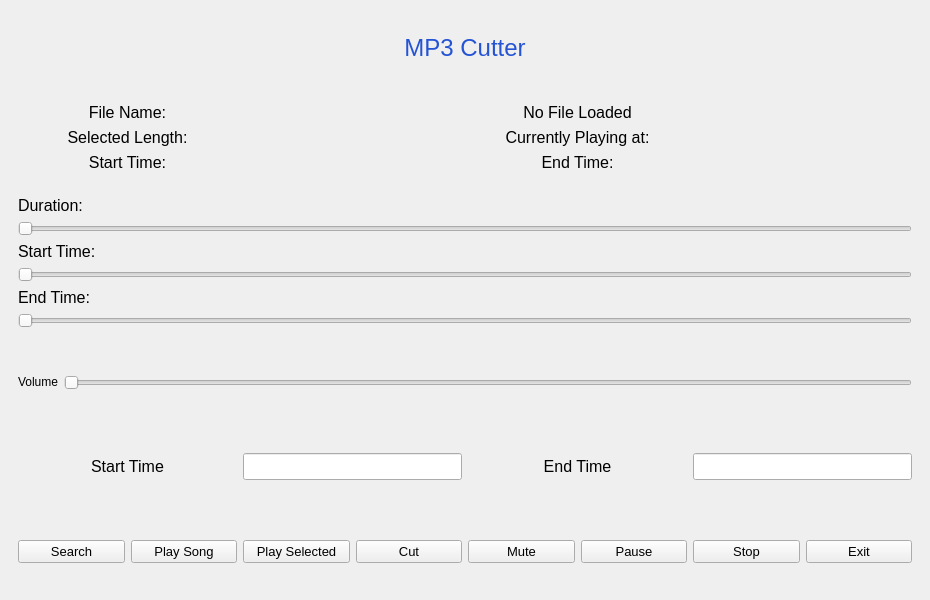
<?xml version="1.0" encoding="UTF-8"?>
<ui version="4.0">
 <class>MainWindow</class>
 <widget class="QMainWindow" name="MainWindow">
  <property name="geometry">
   <rect>
    <x>0</x>
    <y>0</y>
    <width>930</width>
    <height>600</height>
   </rect>
  </property>
  <property name="windowTitle">
   <string>MainWindow</string>
  </property>
  <widget class="QWidget" name="centralwidget">
   <property name="styleSheet">
    <string notr="true">QWidget#centralwidget {
background-image: url(D:/Python/MP3App/app/resources/icons/Hills.jpg); /* Set the background image here */
background-repeat: no-repeat;
background-position: center;
background-size: cover;
}

QPushButton:hover {
background-color: rgba(255, 255, 255, 0.1); /* Slight highlight on hover */
}

QPushButton:pressed {
background-color: rgba(255, 255, 255, 0.2); /* Slightly more visible when pressed */
}

QLabel, QLineEdit, QPushButton { color: rgba(255, 255, 255, 1);background-color: transparent;
border: none;
 }&quot;)
</string>
   </property>
   <layout class="QVBoxLayout" name="verticalLayout_2">
    <item>
     <widget class="QWidget" name="widget_4" native="true">
      <property name="minimumSize">
       <size>
        <width>784</width>
        <height>58</height>
       </size>
      </property>
      <layout class="QHBoxLayout" name="horizontalLayout_2">
       <item>
        <spacer name="horizontalSpacer">
         <property name="orientation">
          <enum>Qt::Horizontal</enum>
         </property>
         <property name="sizeHint" stdset="0">
          <size>
           <width>346</width>
           <height>20</height>
          </size>
         </property>
        </spacer>
       </item>
       <item>
        <widget class="QLabel" name="label">
         <property name="text">
          <string>&lt;html&gt;&lt;head/&gt;&lt;body&gt;&lt;p align=&quot;center&quot;&gt;&lt;span style=&quot; font-size:18pt; color:#2453d4;&quot;&gt;MP3 Cutter&lt;/span&gt;&lt;/p&gt;&lt;/body&gt;&lt;/html&gt;</string>
         </property>
        </widget>
       </item>
       <item>
        <spacer name="horizontalSpacer_6">
         <property name="orientation">
          <enum>Qt::Horizontal</enum>
         </property>
         <property name="sizeHint" stdset="0">
          <size>
           <width>346</width>
           <height>20</height>
          </size>
         </property>
        </spacer>
       </item>
      </layout>
     </widget>
    </item>
    <item>
     <widget class="QWidget" name="widget" native="true">
      <property name="minimumSize">
       <size>
        <width>784</width>
        <height>46</height>
       </size>
      </property>
      <property name="styleSheet">
       <string notr="true">QLabel {
background-color: transparent;
border: none;
color: rgb(0, 0, 0);
}</string>
      </property>
      <layout class="QGridLayout" name="gridLayout">
       <item row="0" column="0">
        <widget class="QLabel" name="label_3">
         <property name="text">
          <string>&lt;html&gt;&lt;head/&gt;&lt;body&gt;&lt;p align=&quot;center&quot;&gt;&lt;span style=&quot; font-size:12pt;&quot;&gt;File Name:&lt;/span&gt;&lt;/p&gt;&lt;/body&gt;&lt;/html&gt;</string>
         </property>
        </widget>
       </item>
       <item row="1" column="2">
        <widget class="QLabel" name="label_9">
         <property name="text">
          <string>&lt;html&gt;&lt;head/&gt;&lt;body&gt;&lt;p align=&quot;center&quot;&gt;&lt;span style=&quot; font-size:12pt;&quot;&gt;Currently Playing at:&lt;/span&gt;&lt;/p&gt;&lt;/body&gt;&lt;/html&gt;</string>
         </property>
        </widget>
       </item>
       <item row="1" column="1">
        <widget class="QLabel" name="label_8">
         <property name="font">
          <font>
           <pointsize>12</pointsize>
          </font>
         </property>
         <property name="text">
          <string/>
         </property>
        </widget>
       </item>
       <item row="1" column="3">
        <widget class="QLabel" name="label_10">
         <property name="font">
          <font>
           <pointsize>12</pointsize>
          </font>
         </property>
         <property name="text">
          <string/>
         </property>
        </widget>
       </item>
       <item row="1" column="0">
        <widget class="QLabel" name="label_6">
         <property name="text">
          <string>&lt;html&gt;&lt;head/&gt;&lt;body&gt;&lt;p align=&quot;center&quot;&gt;&lt;span style=&quot; font-size:12pt;&quot;&gt;Selected Length:&lt;/span&gt;&lt;/p&gt;&lt;/body&gt;&lt;/html&gt;</string>
         </property>
        </widget>
       </item>
       <item row="0" column="1" colspan="3">
        <widget class="QLabel" name="label_7">
         <property name="font">
          <font>
           <pointsize>12</pointsize>
          </font>
         </property>
         <property name="text">
          <string>&lt;html&gt;&lt;head/&gt;&lt;body&gt;&lt;p&gt;&lt;span style=&quot; font-size:12pt;&quot;&gt;No File Loaded&lt;/span&gt;&lt;/p&gt;&lt;/body&gt;&lt;/html&gt;</string>
         </property>
         <property name="alignment">
          <set>Qt::AlignCenter</set>
         </property>
        </widget>
       </item>
       <item row="2" column="0">
        <widget class="QLabel" name="label_13">
         <property name="text">
          <string>&lt;html&gt;&lt;head/&gt;&lt;body&gt;&lt;p align=&quot;center&quot;&gt;&lt;span style=&quot; font-size:12pt;&quot;&gt;Start Time:&lt;/span&gt;&lt;/p&gt;&lt;/body&gt;&lt;/html&gt;</string>
         </property>
        </widget>
       </item>
       <item row="2" column="2">
        <widget class="QLabel" name="label_11">
         <property name="text">
          <string>&lt;html&gt;&lt;head/&gt;&lt;body&gt;&lt;p align=&quot;center&quot;&gt;&lt;span style=&quot; font-size:12pt;&quot;&gt;End Time:&lt;/span&gt;&lt;/p&gt;&lt;/body&gt;&lt;/html&gt;</string>
         </property>
        </widget>
       </item>
       <item row="2" column="3">
        <widget class="QLabel" name="label_14">
         <property name="font">
          <font>
           <pointsize>12</pointsize>
          </font>
         </property>
         <property name="text">
          <string/>
         </property>
        </widget>
       </item>
       <item row="2" column="1">
        <widget class="QLabel" name="label_12">
         <property name="font">
          <font>
           <pointsize>12</pointsize>
          </font>
         </property>
         <property name="text">
          <string/>
         </property>
        </widget>
       </item>
      </layout>
     </widget>
    </item>
    <item>
     <widget class="QWidget" name="widget_2" native="true">
      <property name="styleSheet">
       <string notr="true"/>
      </property>
      <layout class="QVBoxLayout" name="verticalLayout">
       <item>
        <widget class="QLabel" name="label_4">
         <property name="text">
          <string>&lt;html&gt;&lt;head/&gt;&lt;body&gt;&lt;p&gt;&lt;span style=&quot; font-size:12pt;&quot;&gt;Duration:&lt;/span&gt;&lt;/p&gt;&lt;/body&gt;&lt;/html&gt;</string>
         </property>
        </widget>
       </item>
       <item>
        <widget class="QSlider" name="horizontalSlider_3">
         <property name="focusPolicy">
          <enum>Qt::StrongFocus</enum>
         </property>
         <property name="orientation">
          <enum>Qt::Horizontal</enum>
         </property>
        </widget>
       </item>
       <item>
        <widget class="QLabel" name="label_15">
         <property name="text">
          <string>&lt;html&gt;&lt;head/&gt;&lt;body&gt;&lt;p&gt;&lt;span style=&quot; font-size:12pt;&quot;&gt;Start Time:&lt;/span&gt;&lt;/p&gt;&lt;/body&gt;&lt;/html&gt;</string>
         </property>
        </widget>
       </item>
       <item>
        <widget class="QSlider" name="horizontalSlider">
         <property name="focusPolicy">
          <enum>Qt::StrongFocus</enum>
         </property>
         <property name="orientation">
          <enum>Qt::Horizontal</enum>
         </property>
        </widget>
       </item>
       <item>
        <widget class="QLabel" name="label_5">
         <property name="text">
          <string>&lt;html&gt;&lt;head/&gt;&lt;body&gt;&lt;p&gt;&lt;span style=&quot; font-size:12pt;&quot;&gt;End Time:&lt;/span&gt;&lt;/p&gt;&lt;/body&gt;&lt;/html&gt;</string>
         </property>
        </widget>
       </item>
       <item>
        <widget class="QSlider" name="horizontalSlider_2">
         <property name="orientation">
          <enum>Qt::Horizontal</enum>
         </property>
        </widget>
       </item>
      </layout>
     </widget>
    </item>
    <item>
     <widget class="QWidget" name="widget_6" native="true">
      <layout class="QHBoxLayout" name="horizontalLayout_4">
       <item>
        <widget class="QLabel" name="label_17">
         <property name="text">
          <string>&lt;html&gt;&lt;head/&gt;&lt;body&gt;&lt;p align=&quot;center&quot;&gt;Volume&lt;/p&gt;&lt;/body&gt;&lt;/html&gt;</string>
         </property>
        </widget>
       </item>
       <item>
        <widget class="QSlider" name="horizontalSlider_4">
         <property name="orientation">
          <enum>Qt::Horizontal</enum>
         </property>
        </widget>
       </item>
      </layout>
     </widget>
    </item>
    <item>
     <widget class="QWidget" name="widget_5" native="true">
      <property name="styleSheet">
       <string notr="true"/>
      </property>
      <layout class="QHBoxLayout" name="horizontalLayout">
       <item>
        <widget class="QLabel" name="label_2">
         <property name="sizePolicy">
          <sizepolicy hsizetype="Minimum" vsizetype="Preferred">
           <horstretch>0</horstretch>
           <verstretch>0</verstretch>
          </sizepolicy>
         </property>
         <property name="text">
          <string>&lt;html&gt;&lt;head/&gt;&lt;body&gt;&lt;p align=&quot;center&quot;&gt;&lt;span style=&quot; font-size:12pt;&quot;&gt;Start Time&lt;/span&gt;&lt;/p&gt;&lt;/body&gt;&lt;/html&gt;</string>
         </property>
        </widget>
       </item>
       <item>
        <widget class="QLineEdit" name="lineEdit">
         <property name="sizePolicy">
          <sizepolicy hsizetype="Minimum" vsizetype="Fixed">
           <horstretch>0</horstretch>
           <verstretch>0</verstretch>
          </sizepolicy>
         </property>
         <property name="font">
          <font>
           <pointsize>12</pointsize>
          </font>
         </property>
         <property name="text">
          <string/>
         </property>
        </widget>
       </item>
       <item>
        <widget class="QLabel" name="label_16">
         <property name="sizePolicy">
          <sizepolicy hsizetype="Minimum" vsizetype="Preferred">
           <horstretch>0</horstretch>
           <verstretch>0</verstretch>
          </sizepolicy>
         </property>
         <property name="text">
          <string>&lt;html&gt;&lt;head/&gt;&lt;body&gt;&lt;p align=&quot;center&quot;&gt;&lt;span style=&quot; font-size:12pt;&quot;&gt;End Time&lt;/span&gt;&lt;/p&gt;&lt;/body&gt;&lt;/html&gt;</string>
         </property>
        </widget>
       </item>
       <item>
        <widget class="QLineEdit" name="lineEdit_2">
         <property name="sizePolicy">
          <sizepolicy hsizetype="Minimum" vsizetype="Fixed">
           <horstretch>0</horstretch>
           <verstretch>0</verstretch>
          </sizepolicy>
         </property>
         <property name="font">
          <font>
           <pointsize>12</pointsize>
          </font>
         </property>
         <property name="text">
          <string/>
         </property>
        </widget>
       </item>
      </layout>
     </widget>
    </item>
    <item>
     <widget class="QWidget" name="widget_3" native="true">
      <property name="minimumSize">
       <size>
        <width>784</width>
        <height>0</height>
       </size>
      </property>
      <layout class="QHBoxLayout" name="horizontalLayout_3">
       <item>
        <widget class="QPushButton" name="pushButton">
         <property name="font">
          <font>
           <pointsize>10</pointsize>
          </font>
         </property>
         <property name="text">
          <string>Search</string>
         </property>
         <property name="icon">
          <iconset>
           <normaloff>:/Icons/Search Blue 3D.webp</normaloff>:/Icons/Search Blue 3D.webp</iconset>
         </property>
         <property name="iconSize">
          <size>
           <width>30</width>
           <height>30</height>
          </size>
         </property>
        </widget>
       </item>
       <item>
        <widget class="QPushButton" name="pushButton_2">
         <property name="font">
          <font>
           <pointsize>10</pointsize>
          </font>
         </property>
         <property name="text">
          <string>Play Song</string>
         </property>
         <property name="icon">
          <iconset>
           <normaloff>:/Icons/Play Selected.webp</normaloff>:/Icons/Play Selected.webp</iconset>
         </property>
         <property name="iconSize">
          <size>
           <width>30</width>
           <height>30</height>
          </size>
         </property>
        </widget>
       </item>
       <item>
        <widget class="QPushButton" name="pushButton_6">
         <property name="font">
          <font>
           <pointsize>10</pointsize>
          </font>
         </property>
         <property name="text">
          <string>Play Selected</string>
         </property>
         <property name="icon">
          <iconset>
           <normaloff>:/Icons/Play Pink.png</normaloff>:/Icons/Play Pink.png</iconset>
         </property>
         <property name="iconSize">
          <size>
           <width>30</width>
           <height>30</height>
          </size>
         </property>
        </widget>
       </item>
       <item>
        <widget class="QPushButton" name="pushButton_8">
         <property name="font">
          <font>
           <pointsize>10</pointsize>
          </font>
         </property>
         <property name="text">
          <string>Cut</string>
         </property>
         <property name="icon">
          <iconset>
           <normaloff>:/Icons/Cut.png</normaloff>:/Icons/Cut.png</iconset>
         </property>
         <property name="iconSize">
          <size>
           <width>30</width>
           <height>30</height>
          </size>
         </property>
        </widget>
       </item>
       <item>
        <widget class="QPushButton" name="pushButton_7">
         <property name="font">
          <font>
           <pointsize>10</pointsize>
          </font>
         </property>
         <property name="text">
          <string>Mute</string>
         </property>
         <property name="icon">
          <iconset>
           <normaloff>:/Icons/Mute.webp</normaloff>:/Icons/Mute.webp</iconset>
         </property>
         <property name="iconSize">
          <size>
           <width>30</width>
           <height>30</height>
          </size>
         </property>
        </widget>
       </item>
       <item>
        <widget class="QPushButton" name="pushButton_3">
         <property name="font">
          <font>
           <pointsize>10</pointsize>
          </font>
         </property>
         <property name="text">
          <string>Pause</string>
         </property>
         <property name="icon">
          <iconset>
           <normaloff>:/Icons/Pause.webp</normaloff>:/Icons/Pause.webp</iconset>
         </property>
         <property name="iconSize">
          <size>
           <width>30</width>
           <height>30</height>
          </size>
         </property>
        </widget>
       </item>
       <item>
        <widget class="QPushButton" name="pushButton_4">
         <property name="font">
          <font>
           <pointsize>10</pointsize>
          </font>
         </property>
         <property name="text">
          <string>Stop</string>
         </property>
         <property name="icon">
          <iconset>
           <normaloff>:/Icons/Stop.webp</normaloff>:/Icons/Stop.webp</iconset>
         </property>
         <property name="iconSize">
          <size>
           <width>30</width>
           <height>30</height>
          </size>
         </property>
        </widget>
       </item>
       <item>
        <widget class="QPushButton" name="pushButton_5">
         <property name="font">
          <font>
           <pointsize>10</pointsize>
          </font>
         </property>
         <property name="text">
          <string>Exit</string>
         </property>
         <property name="icon">
          <iconset>
           <normaloff>:/Icons/Exit.png</normaloff>:/Icons/Exit.png</iconset>
         </property>
         <property name="iconSize">
          <size>
           <width>30</width>
           <height>30</height>
          </size>
         </property>
        </widget>
       </item>
      </layout>
     </widget>
    </item>
   </layout>
  </widget>
 </widget>
 <resources/>
 <connections/>
</ui>
